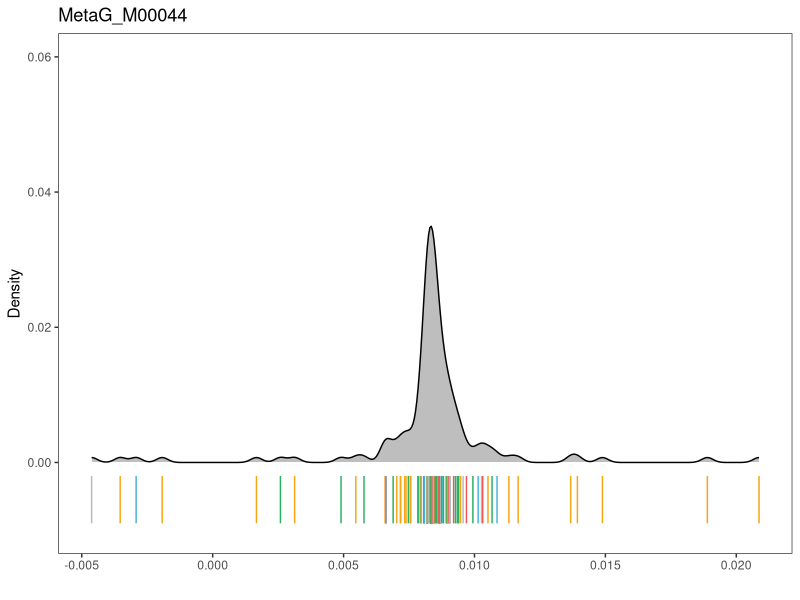
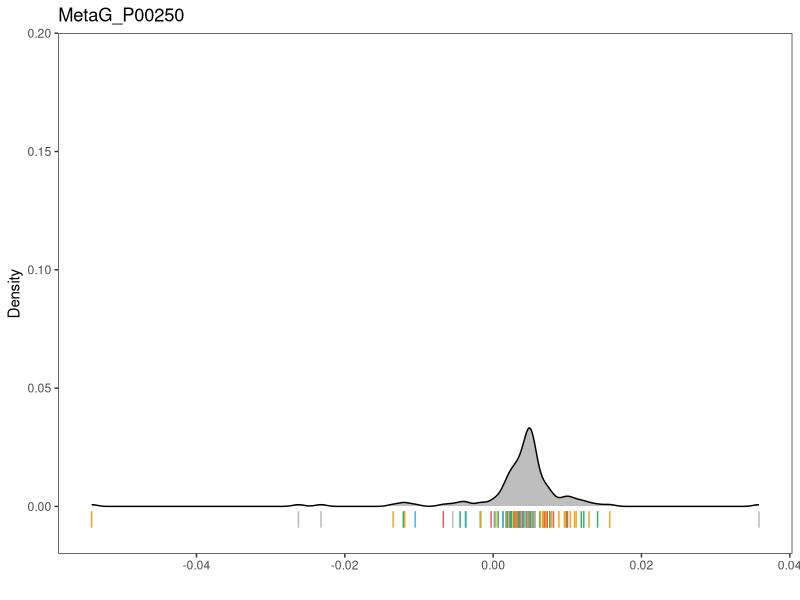
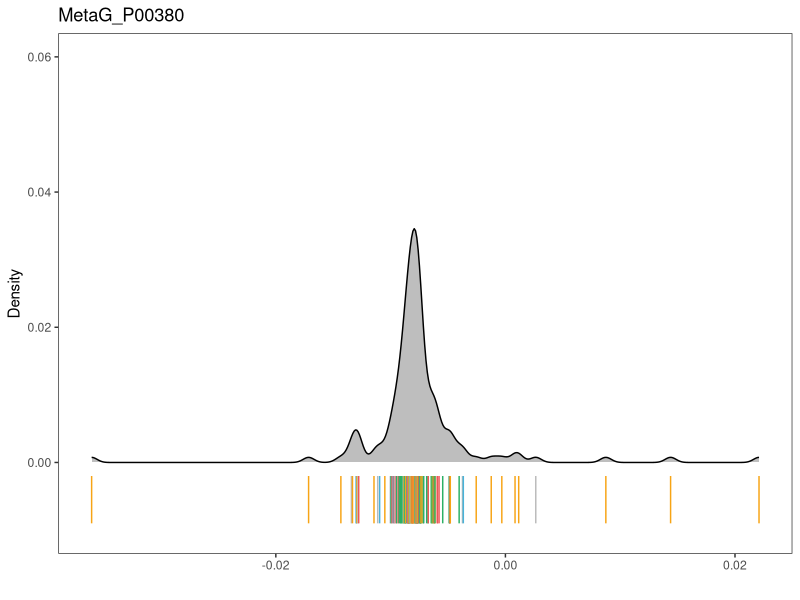
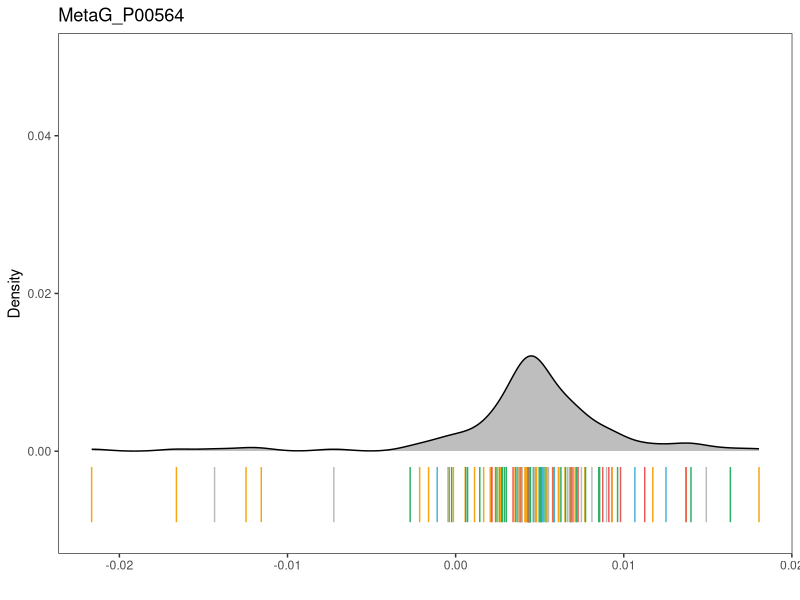
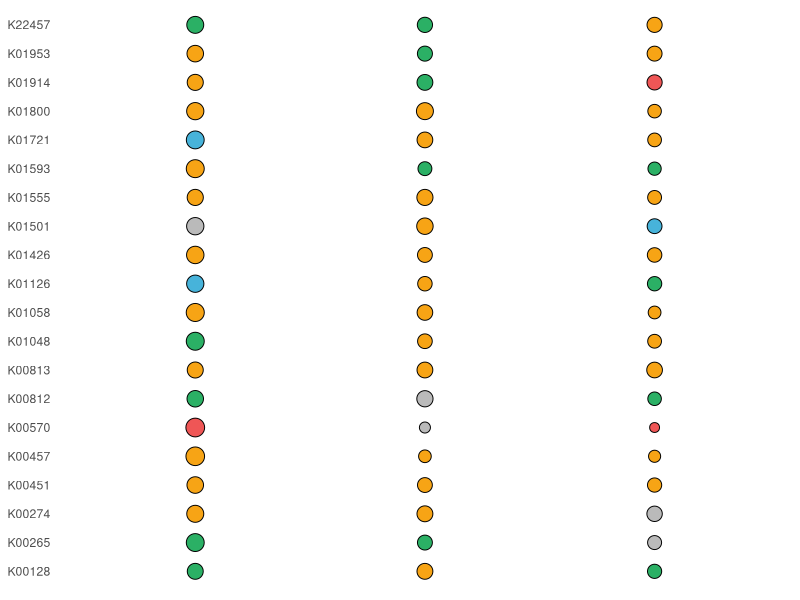

These figures' R source, in order:
library(data.table)
library(dplyr)
library(reshape2)
library(ggplot2)
library(readxl)


list.files()

excel_sheets("Fig S6 Source Data.xlsx")

# Fig S6 ------------------------------------------
# Fig S6. LOSO density plot #######
rm(list = ls())
dat.hist <- read_excel("Fig S6 Source Data.xlsx", sheet = "LOSO")
colnames(dat.hist) <- c("Figs_map", "Figs_color","species","X1")
dat.hist <- dat.hist %>% mutate(X2=X1, Y1=-0.002, Y2=-0.009)

taxonomy_df <- read_excel("Fig S6 Source Data.xlsx", sheet = "taxonomy")

genus <- sapply(strsplit(dat.hist$species," ", fixed = T),"[[", 1)
genus[!genus %in% taxonomy_df$Genus]

phylum <- sapply(genus, 
                 function(x){
                   if(x %in% taxonomy_df$Genus) {
                     taxonomy_df$Phylum[which(taxonomy_df$Genus == x)[1]]
                   }else "Unclassified"
                 })
phylum_color_df <- cbind.data.frame(phylum=c("Bacteroidetes","Actinobacteria","TM7","Proteobacteria","Firmicutes","other"),
                                    colors=c("#EF5656","#47B3DA","#9A8FC3","#F7A415","#2BB065","#BABABA"),
                                    stringsAsFactors=F)
dat.hist$phylum <- phylum
dat.hist$phylum_other <- sapply(dat.hist$phylum, function(x)if(x %in% phylum_color_df$phylum) x else "other")

Fig.map_ymax_df <- cbind.data.frame(Fig.map = unique(dat.hist$Figs_map),
                                    # ymax=c(0.04,0.16,0.03,0.015,0.035,0.038),
                                    ymax = c(0.06,0.19, 0.06, 0.05),
                                    stringsAsFactors=F)


for(Fig in unique(dat.hist$Figs_map)){
  
  #Fig=unique(dat.hist$Figs_map)[1]
  
  ymax = Fig.map_ymax_df$ymax[which(Fig.map_ymax_df$Fig.map == Fig)]
  
  dat_sub <-  dat.hist %>%  filter(Figs_map %in% Fig)
  
  phylum_ABC <- unique(dat_sub$phylum_other)[order(unique(dat_sub$phylum_other))]
  phylum_rank <- c(phylum_ABC[phylum_ABC != "other"],"other")
  
  dat_sub$phylum_other <- factor(dat_sub$phylum_other, 
                                 levels = phylum_rank)
  Colors <- sapply(phylum_rank, function(x) phylum_color_df$colors[which(phylum_color_df$phylum ==x)])
  
  histP <- ggplot(dat_sub) +
    geom_density(aes(x=X1,y=(..count..)/sum(..count..)),fill = "gray") + ylab("Density") + 
    xlab("") +
    theme_bw()+theme(panel.grid = element_blank()) +
    ylim(-0.01,ymax) +
    geom_segment(aes(x = X1, y = Y1, xend = X2, yend = Y2, color=phylum_other )) +
    scale_color_manual(values = Colors) + 
    theme(legend.position = "none") + ggtitle(Fig) 
  
  
  histP
  
  assign(paste("histP_", Fig, sep = ""), histP, envir = .GlobalEnv)
}

histP_MetaG_M00044
histP_MetaG_P00250
histP_MetaG_P00380
histP_MetaG_P00564


library(ggpubr)
FigS6.LOSO <- ggarrange(histP_MetaG_P00380, histP_MetaG_M00044, histP_MetaG_P00250, histP_MetaG_P00564, ncol = 1)


# Fig S6. KO contribution #######

zscore_df <- read_excel("Fig S6 Source Data.xlsx", sheet = "KO contrib" )
colnames(zscore_df) <- c("K","sp","score")

tmp <- zscore.top3_df <- zscore_df %>%
  group_by(K) %>%
  top_n(n = 3, wt = score) %>% as.data.frame()
tmp <- tmp %>% arrange(desc(score)) %>% arrange(K)

zscore.top3_df <- tmp %>% #keep the top 3 with highest score
  mutate(X = rep(c("X1","X2","X3"), length(unique(zscore_df$K)))) %>%
  mutate(genus = sapply(strsplit(sp," ", fixed = T),"[[", 1)) %>%
  mutate(phylum = sapply(genus,
                         function(x){
                           if(x %in% taxonomy_df$Genus){
                             taxonomy_df$Phylum[which(taxonomy_df$Genus == x)[1]]
                           }else "Unclassified"
                         } ) ) %>%
  mutate(phylum_other = sapply(phylum, function(x) if(x %in% phylum_color_df$phylum) x else "other"))

zscore.top3_df$phylum_other <- factor(zscore.top3_df$phylum_other, levels = phylum_rank)


FigS6.KOcontri <- ggplot(zscore.top3_df) +
  geom_point(aes(x=X, y=K, size=score, fill=phylum_other), shape=21) +
  scale_fill_manual(values = Colors)  + 
  scale_size (range = c (3, 6)) +
  theme(panel.grid = element_blank(), axis.title = element_blank(), panel.background = element_blank(),
        axis.text.x = element_blank(), legend.position = "none", axis.ticks = element_blank())

FigS6.KOcontri
